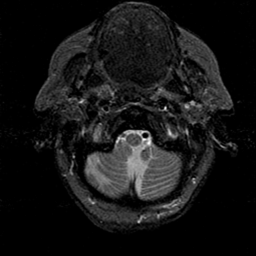
#> input picture c08_1.tif, 256 x 256 px
$ jupyter execute Untitled3.ipynb
#> lines starting #> are read from the running program, lines starting #| are printed output that depends on the picture
[cell 1]
import cv2
import numpy as np
import pywt
import matplotlib.pyplot as plt
from skimage import exposure, restoration, img_as_float

[cell 2]
img1 = cv2.imread('c08_1.tif', cv2.IMREAD_GRAYSCALE)
#> img1 is the input picture: shape (256, 256); min 0, max 251, mean 21.9
img2 = cv2.imread('c08_2.tif', cv2.IMREAD_GRAYSCALE)
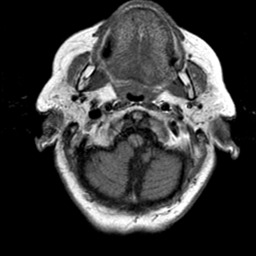
#> input picture c08_2.tif, 256 x 256 px
#> img2 is the input picture: shape (256, 256); min 0, max 255, mean 57.1

[cell 3]
from google.colab import files
uploaded = files.upload()
#> the answer given: c08_1.tif

[cell 4]
img1 = cv2.imread('c08_1.tif', cv2.IMREAD_GRAYSCALE)
img2 = cv2.imread('c08_2.tif', cv2.IMREAD_GRAYSCALE)

[cell 5]
if img1 is None or img2 is None:
    raise FileNotFoundError("One or both image paths are incorrect or the files could not be read.")

[cell 6]
img1_float = img1.astype(np.float32) / 255.0
img2_float = img2.astype(np.float32) / 255.0

[cell 7]
img1_enhanced = exposure.equalize_hist(img1_float)
img2_enhanced = exposure.equalize_hist(img2_float)

[cell 8]
coeffs1 = pywt.dwt2(img1_enhanced, 'haar')
coeffs2 = pywt.dwt2(img2_enhanced, 'haar')

[cell 9]
import pywt

# Decompose both enhanced images using 2D Haar wavelet
coeffs1 = pywt.dwt2(img1_enhanced, 'haar')
coeffs2 = pywt.dwt2(img2_enhanced, 'haar')

# Unpack coefficients (Approximation and Details)
LL1, (LH1, HL1, HH1) = coeffs1
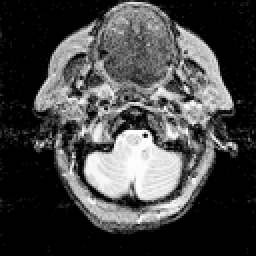
#> LL1: shape (128, 128) float32 (shown 2 times larger); min 0.918, max 2, mean 1.21; drawn with min black and max white
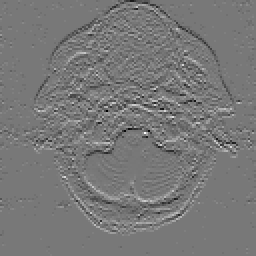
#> LH1: shape (128, 128) float32 (shown 2 times larger); min -0.336, max 0.378, mean 9.3e-05; drawn with min black and max white
LL2, (LH2, HL2, HH2) = coeffs2
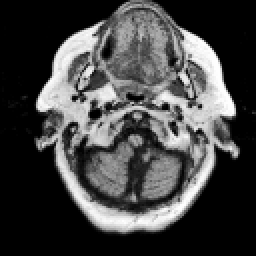
#> LL2: shape (128, 128) float32 (shown 2 times larger); min 0.931, max 2, mean 1.22; drawn with min black and max white
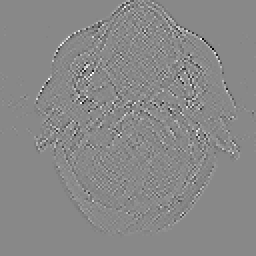
#> HH2: shape (128, 128) float32 (shown 2 times larger); min -0.13, max 0.112, mean -3.44e-05; drawn with min black and max white

[cell 10]
# Fusion (Average for LL, Max for others)
LL_fused = (LL1 + LL2) / 2
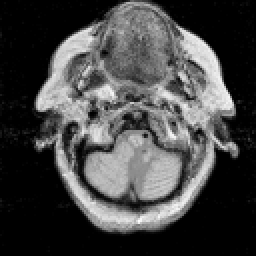
#> LL_fused: shape (128, 128) float32 (shown 2 times larger); min 0.924, max 1.99, mean 1.22; drawn with min black and max white
LH_fused = np.maximum(LH1, LH2)
HL_fused = np.maximum(HL1, HL2)
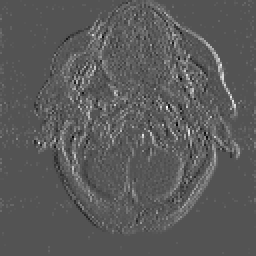
#> HL_fused: shape (128, 128) float32 (shown 2 times larger); min -0.182, max 0.373, mean 0.0153; drawn with min black and max white
HH_fused = np.maximum(HH1, HH2)
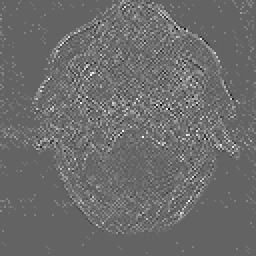
#> HH_fused: shape (128, 128) float32 (shown 2 times larger); min -0.0764, max 0.119, mean 0.00663; drawn with min black and max white

[cell 11]
fused_img = pywt.idwt2((LL_fused, (LH_fused, HL_fused, HH_fused)), 'haar')
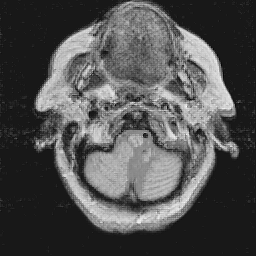
#> fused_img: shape (256, 256) float32; min 0.4, max 1.06, mean 0.608; drawn with min black and max white

[cell 12]
denoised_img = restoration.denoise_nl_means(fused_img, h=0.1, fast_mode=True)
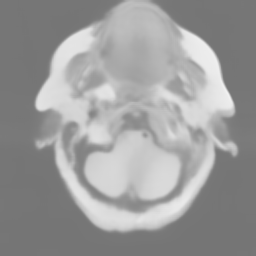
#> denoised_img: shape (256, 256) float32; min 0.462, max 0.947, mean 0.608

[cell 13]
fig, axs = plt.subplots(2, 3, figsize=(15, 10))
axs[0, 0].imshow(img1, cmap='gray')
axs[0, 0].set_title('Original Image 1')
axs[0, 1].imshow(img2, cmap='gray')
axs[0, 1].set_title('Original Image 2')
axs[0, 2].imshow(fused_img, cmap='gray')
axs[0, 2].set_title('Fused Image')

axs[1, 0].imshow(img1_enhanced, cmap='gray')
axs[1, 0].set_title('Enhanced Image 1')
axs[1, 1].imshow(img2_enhanced, cmap='gray')
axs[1, 1].set_title('Enhanced Image 2')
axs[1, 2].imshow(denoised_img, cmap='gray')
axs[1, 2].set_title('Denoised Image')

for ax in axs.ravel():
    ax.axis('off')

plt.tight_layout()
plt.show()
